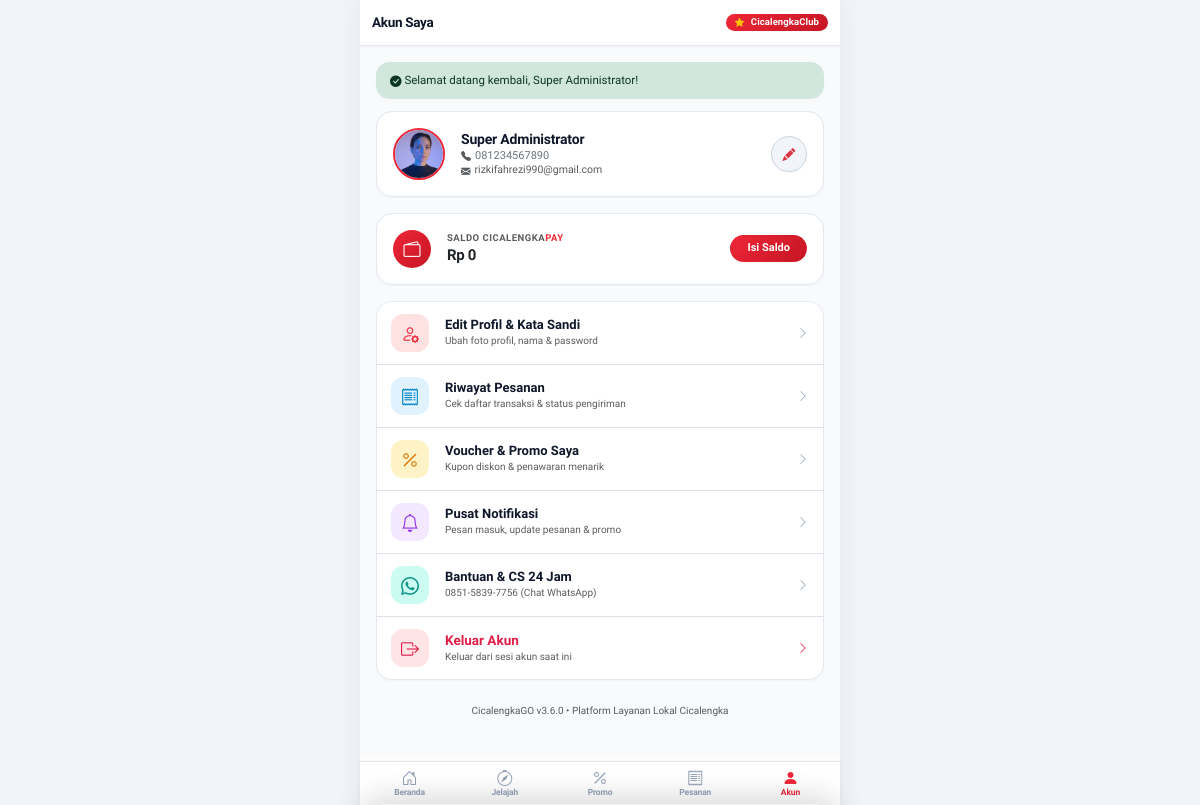
Screenshot of /profile (signed in) with the database file from the repository.
### tables this page shows
CREATE TABLE `users` (
  `id` bigint(20) unsigned NOT NULL AUTO_INCREMENT,
  `role` enum('admin','vendor','customer','delivery_man') NOT NULL DEFAULT 'customer',
  `name` varchar(100) NOT NULL,
  `email` varchar(100) NOT NULL,
  `phone` varchar(25) NOT NULL,
  `password` varchar(255) NOT NULL,
  `avatar` varchar(255) DEFAULT NULL,
  `is_active` tinyint(1) NOT NULL DEFAULT 1,
  `remember_token` varchar(100) DEFAULT NULL,
  `api_token` varchar(255) DEFAULT NULL,
  `email_verified_at` timestamp NULL DEFAULT NULL,
  `created_at` timestamp NOT NULL DEFAULT current_timestamp(),
  `updated_at` timestamp NOT NULL DEFAULT current_timestamp() ON UPDATE current_timestamp(),
  PRIMARY KEY (`id`),
  UNIQUE KEY `email` (`email`),
  UNIQUE KEY `phone` (`phone`),
  KEY `idx_role_status` (`role`,`is_active`),
  KEY `idx_email` (`email`),
  KEY `idx_phone` (`phone`)
);

CREATE TABLE `wallets` (
  `id` bigint(20) unsigned NOT NULL AUTO_INCREMENT,
  `user_id` bigint(20) unsigned NOT NULL,
  `user_type` enum('customer','vendor','delivery_man','admin') NOT NULL,
  `balance` decimal(14,2) NOT NULL DEFAULT 0.00,
  `total_earned` decimal(14,2) NOT NULL DEFAULT 0.00,
  `total_withdrawn` decimal(14,2) NOT NULL DEFAULT 0.00,
  `updated_at` timestamp NOT NULL DEFAULT current_timestamp() ON UPDATE current_timestamp(),
  PRIMARY KEY (`id`),
  UNIQUE KEY `user_id` (`user_id`),
  KEY `idx_wallet_user` (`user_id`),
  CONSTRAINT `fk_wallet_user` FOREIGN KEY (`user_id`) REFERENCES `users` (`id`) ON DELETE CASCADE
);

### views/customer/profile.php (the view, shortened to what the rows shown need)
<div class="px-3 py-3" style="background: #F8FAFC; min-height: calc(100vh - 110px);">
    <?php if ($user): ?>
        <div class="bg-white border shadow-2xs mb-3 p-3 position-relative" style="border-radius: 16px; border-color: #E2E8F0 !important;">
            <div class="d-flex align-items-center gap-3">
                <div class="position-relative flex-shrink-0">
                    <img src="<?= $baseUrl ?>/<?= htmlspecialchars($user['avatar'] ?? 'assets/images/users/default.png') ?>" alt="User" class="rounded-circle border border-2 shadow-2xs" style="width: 52px; height: 52px; object-fit: cover; border-color: #EE2737 !important;">
                </div>
                <div class="flex-grow-1 min-w-0">
                    <div class="fw-bold text-truncate" style="color: #0F172A; font-size: 14px; letter-spacing: -0.2px;"><?= htmlspecialchars($user['name'] ?? 'Pengguna') ?></div>
                    <div class="text-secondary text-truncate mt-0.5" style="font-size: 11px; font-weight: 500;">
                        <i class="bi bi-telephone-fill me-1 text-muted" style="font-size: 10px;"></i><?= htmlspecialchars($user['phone'] ?? '-') ?>
                    </div>
                    <?php if (!empty($user['email'])): ?>
                        <div class="text-muted text-truncate mt-0.5" style="font-size: 10.5px;">
                            <i class="bi bi-envelope-fill me-1 text-muted" style="font-size: 9.5px;"></i><?= htmlspecialchars($user['email']) ?>
                        </div>
                    <?php endif; ?>
                </div>
                <button type="button" class="btn btn-light btn-sm rounded-circle border shadow-2xs d-flex align-items-center justify-content-center flex-shrink-0" style="width: 36px; height: 36px; background: #F1F5F9; border-color: #CBD5E1 !important;" data-bs-toggle="modal" data-bs-target="#editProfileModal" title="Edit Profil">
                    <i class="bi bi-pencil-fill text-danger" style="font-size: 13px;"></i>
                </button>
            </div>
        </div>
        <div class="bg-white border shadow-2xs mb-3 p-3 d-flex align-items-center justify-content-between gap-2 position-relative overflow-hidden" style="border-radius: 16px; border-color: #E2E8F0 !important;">
            <div class="d-flex align-items-center gap-3 min-w-0">
                <div class="rounded-circle d-flex align-items-center justify-content-center text-white flex-shrink-0 shadow-2xs" style="width: 38px; height: 38px; font-size: 17px; background: linear-gradient(135deg, #EE2737, #C61524);">
                    <i class="bi bi-wallet2"></i>
                </div>
                <div class="min-w-0">
                    <div class="fw-bold text-uppercase text-muted" style="font-size: 9.5px; letter-spacing: 0.5px;">Saldo Cicalengka<span style="color: #EE2737;">Pay</span></div>
                    <div class="fw-black text-dark text-truncate" style="font-size: 15px; letter-spacing: -0.3px; color: #0F172A;"><?= format_rupiah($wallet['balance'] ?? 0) ?></div>
                </div>
            </div>
            <a href="<?= $baseUrl ?>/wallet" class="btn btn-sm rounded-pill fw-bold px-3 py-1.5 text-white shadow-2xs flex-shrink-0" style="background: linear-gradient(135deg, #EE2737, #C61524); font-size: 11px;">
                Isi Saldo
            </a>
        </div>
        <div class="bg-white border shadow-2xs overflow-hidden mb-3" style="border-radius: 16px; border-color: #E2E8F0 !important;">
            <a href="javascript:void(0)" data-bs-toggle="modal" data-bs-target="#editProfileModal" class="d-flex align-items-center justify-content-between text-decoration-none border-bottom transition" style="padding: 12px 14px !important; background: #FFFFFF;">
                <div class="d-flex align-items-center gap-3 min-w-0">
                    <div style="width: 38px; height: 38px; min-width: 38px; min-height: 38px; border-radius: 12px; background: #FEE2E2; color: #EE2737; display: flex; align-items: center; justify-content: center; flex-shrink: 0; align-self: center;">
                        <i class="bi bi-person-gear" style="font-size: 18px;"></i>
                    </div>
                    <div class="min-w-0">
                        <div class="fw-bold text-truncate" style="font-size: 13px; color: #0F172A; line-height: 1.3;">Edit Profil & Kata Sandi</div>
                        <div class="text-muted text-truncate mt-0.5" style="font-size: 10px; color: #64748B;">Ubah foto profil, nama & password</div>
                    </div>
                </div>
                <i class="bi bi-chevron-right flex-shrink-0 ms-2" style="font-size: 12px; color: #94A3B8;"></i>
            </a>
            <a href="<?= $baseUrl ?>/orders" class="d-flex align-items-center justify-content-between text-decoration-none border-bottom transition" style="padding: 12px 14px !important; background: #FFFFFF;">
                <div class="d-flex align-items-center gap-3 min-w-0">
                    <div style="width: 38px; height: 38px; min-width: 38px; min-height: 38px; border-radius: 12px; background: #E0F2FE; color: #0284C7; display: flex; align-items: center; justify-content: center; flex-shrink: 0; align-self: center;">
                        <i class="bi bi-receipt" style="font-size: 18px;"></i>
                    </div>
                    <div class="min-w-0">
                        <div class="fw-bold text-truncate" style="font-size: 13px; color: #0F172A; line-height: 1.3;">Riwayat Pesanan</div>
                        <div class="text-muted text-truncate mt-0.5" style="font-size: 10px; color: #64748B;">Cek daftar transaksi & status pengiriman</div>
                    </div>
                </div>
                <i class="bi bi-chevron-right flex-shrink-0 ms-2" style="font-size: 12px; color: #94A3B8;"></i>
            </a>
            <a href="<?= $baseUrl ?>/search" class="d-flex align-items-center justify-content-between text-decoration-none border-bottom transition" style="padding: 12px 14px !important; background: #FFFFFF;">
                <div class="d-flex align-items-center gap-3 min-w-0">
                    <div style="width: 38px; height: 38px; min-width: 38px; min-height: 38px; border-radius: 12px; background: #FEF3C7; color: #D97706; display: flex; align-items: center; justify-content: center; flex-shrink: 0; align-self: center;">
                        <i class="bi bi-percent" style="font-size: 18px;"></i>
                    </div>
                    <div class="min-w-0">
                        <div class="fw-bold text-truncate" style="font-size: 13px; color: #0F172A; line-height: 1.3;">Voucher & Promo Saya</div>
                        <div class="text-muted text-truncate mt-0.5" style="font-size: 10px; color: #64748B;">Kupon diskon & penawaran menarik</div>
                    </div>
                </div>
                <i class="bi bi-chevron-right flex-shrink-0 ms-2" style="font-size: 12px; color: #94A3B8;"></i>
            </a>
            <a href="<?= $baseUrl ?>/notifications" class="d-flex align-items-center justify-content-between text-decoration-none border-bottom transition" style="padding: 12px 14px !important; background: #FFFFFF;">
                <div class="d-flex align-items-center gap-3 min-w-0">
                    <div style="width: 38px; height: 38px; min-width: 38px; min-height: 38px; border-radius: 12px; background: #F3E8FF; color: #9333EA; display: flex; align-items: center; justify-content: center; flex-shrink: 0; align-self: center;">
                        <i class="bi bi-bell" style="font-size: 18px;"></i>
                    </div>
                    <div class="min-w-0">
                        <div class="fw-bold text-truncate" style="font-size: 13px; color: #0F172A; line-height: 1.3;">Pusat Notifikasi</div>
                        <div class="text-muted text-truncate mt-0.5" style="font-size: 10px; color: #64748B;">Pesan masuk, update pesanan & promo</div>
                    </div>
                </div>
                <i class="bi bi-chevron-right flex-shrink-0 ms-2" style="font-size: 12px; color: #94A3B8;"></i>
            </a>
            <a href="https://wa.me/6285158397756?text=Halo%20CS%20CicalengkaGO%2C%20saya%20butuh%20bantuan%20mengenai%20aplikasi." target="_blank" class="d-flex align-items-center justify-content-between text-decoration-none border-bottom transition" style="padding: 12px 14px !important; background: #FFFFFF;">
                <div class="d-flex align-items-center gap-3 min-w-0">
                    <div style="width: 38px; height: 38px; min-width: 38px; min-height: 38px; border-radius: 12px; background: #CCFBF1; color: #0D9488; display: flex; align-items: center; justify-content: center; flex-shrink: 0; align-self: center;">
                        <i class="bi bi-whatsapp" style="font-size: 18px;"></i>
                    </div>
                    <div class="min-w-0">
                        <div class="fw-bold text-truncate" style="font-size: 13px; color: #0F172A; line-height: 1.3;">Bantuan & CS 24 Jam</div>
                        <div class="text-muted text-truncate mt-0.5" style="font-size: 10px; color: #64748B;">0851-5839-7756 (Chat WhatsApp)</div>
                    </div>
                </div>
                <i class="bi bi-chevron-right flex-shrink-0 ms-2" style="font-size: 12px; color: #94A3B8;"></i>
            </a>
            <a href="<?= $baseUrl ?>/logout" class="d-flex align-items-center justify-content-between text-decoration-none transition" style="padding: 12px 14px !important; background: #FFFFFF;">
                <div class="d-flex align-items-center gap-3 min-w-0">
                    <div style="width: 38px; height: 38px; min-width: 38px; min-height: 38px; border-radius: 12px; background: #FFE4E6; color: #E11D48; display: flex; align-items: center; justify-content: center; flex-shrink: 0; align-self: center;">
                        <i class="bi bi-box-arrow-right" style="font-size: 18px;"></i>
                    </div>
                    <div class="min-w-0">
                        <div class="fw-bold text-truncate" style="font-size: 13.5px; color: #E11D48; line-height: 1.3;">Keluar Akun</div>
                        <div class="text-muted text-truncate mt-0.5" style="font-size: 10px; color: #64748B;">Keluar dari sesi akun saat ini</div>
                    </div>
                </div>
                <i class="bi bi-chevron-right flex-shrink-0 ms-2" style="font-size: 12px; color: #E11D48;"></i>
            </a>
        </div>
        <div class="text-center text-muted py-2 mb-3" style="font-size: 10px; font-weight: 500;">
            CicalengkaGO v3.6.0 • Platform Layanan Lokal Cicalengka
        </div>
    <?php endif; ?>
</div>

### rows the page displays
users: avatar (picture), name "Super Administrator", phone "081234567890", email "rizkifahrezi990@gmail.com"
wallets: balance "Rp 0"

### other values shown
$_SESSION['success'] "Selamat datang kembali, Super Administrator!"
